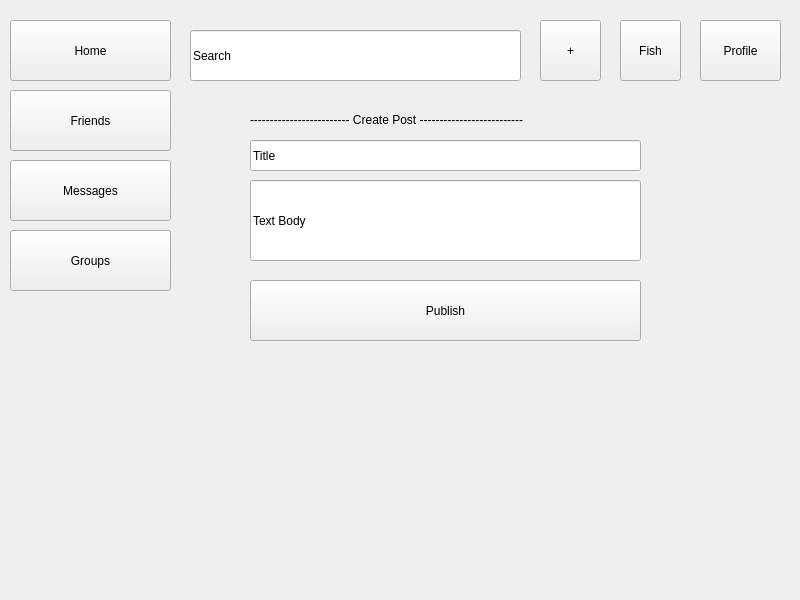
<?xml version="1.0" encoding="UTF-8"?>
<ui version="4.0">
 <class>Form</class>
 <widget class="QWidget" name="Form">
  <property name="geometry">
   <rect>
    <x>0</x>
    <y>0</y>
    <width>800</width>
    <height>600</height>
   </rect>
  </property>
  <property name="windowTitle">
   <string>Form</string>
  </property>
  <widget class="QPushButton" name="messageButton">
   <property name="geometry">
    <rect>
     <x>10</x>
     <y>160</y>
     <width>161</width>
     <height>61</height>
    </rect>
   </property>
   <property name="text">
    <string>Messages</string>
   </property>
  </widget>
  <widget class="QLineEdit" name="searchBar">
   <property name="geometry">
    <rect>
     <x>190</x>
     <y>30</y>
     <width>331</width>
     <height>51</height>
    </rect>
   </property>
   <property name="text">
    <string>Search</string>
   </property>
  </widget>
  <widget class="QPushButton" name="postButton">
   <property name="geometry">
    <rect>
     <x>540</x>
     <y>20</y>
     <width>61</width>
     <height>61</height>
    </rect>
   </property>
   <property name="text">
    <string>+</string>
   </property>
  </widget>
  <widget class="QPushButton" name="friendsButton">
   <property name="geometry">
    <rect>
     <x>10</x>
     <y>90</y>
     <width>161</width>
     <height>61</height>
    </rect>
   </property>
   <property name="text">
    <string>Friends</string>
   </property>
  </widget>
  <widget class="QPushButton" name="profileButton">
   <property name="geometry">
    <rect>
     <x>700</x>
     <y>20</y>
     <width>81</width>
     <height>61</height>
    </rect>
   </property>
   <property name="text">
    <string>Profile</string>
   </property>
  </widget>
  <widget class="QPushButton" name="homeButton">
   <property name="geometry">
    <rect>
     <x>10</x>
     <y>20</y>
     <width>161</width>
     <height>61</height>
    </rect>
   </property>
   <property name="text">
    <string>Home</string>
   </property>
  </widget>
  <widget class="QPushButton" name="fishButton">
   <property name="geometry">
    <rect>
     <x>620</x>
     <y>20</y>
     <width>61</width>
     <height>61</height>
    </rect>
   </property>
   <property name="text">
    <string>Fish</string>
   </property>
  </widget>
  <widget class="QPushButton" name="groupButton">
   <property name="geometry">
    <rect>
     <x>10</x>
     <y>230</y>
     <width>161</width>
     <height>61</height>
    </rect>
   </property>
   <property name="text">
    <string>Groups</string>
   </property>
  </widget>
  <widget class="QLineEdit" name="lineEdit">
   <property name="geometry">
    <rect>
     <x>250</x>
     <y>140</y>
     <width>391</width>
     <height>31</height>
    </rect>
   </property>
   <property name="text">
    <string>Title</string>
   </property>
  </widget>
  <widget class="QLabel" name="label">
   <property name="geometry">
    <rect>
     <x>250</x>
     <y>110</y>
     <width>391</width>
     <height>20</height>
    </rect>
   </property>
   <property name="text">
    <string>------------------------- Create Post --------------------------</string>
   </property>
  </widget>
  <widget class="QLineEdit" name="lineEdit_2">
   <property name="geometry">
    <rect>
     <x>250</x>
     <y>180</y>
     <width>391</width>
     <height>81</height>
    </rect>
   </property>
   <property name="text">
    <string>Text Body</string>
   </property>
  </widget>
  <widget class="QPushButton" name="publishButton">
   <property name="geometry">
    <rect>
     <x>250</x>
     <y>280</y>
     <width>391</width>
     <height>61</height>
    </rect>
   </property>
   <property name="text">
    <string>Publish</string>
   </property>
  </widget>
 </widget>
 <resources/>
 <connections/>
</ui>
